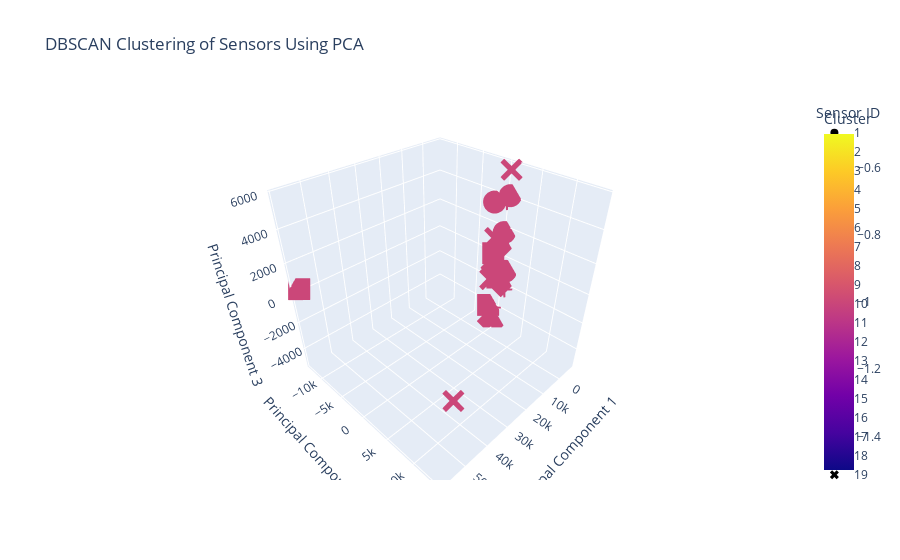

Here is the notebook cell this chart was saved with:
### Code cell
from sklearn.cluster import DBSCAN
def plot_pca_dbscan(data, sensor_id_col='Sensor ID', n_components=3, eps=0.5, min_samples=5):
    """
    Applies PCA and DBSCAN, then plots an interactive 3D scatter plot.

    Parameters:
    data (pd.DataFrame): The input DataFrame containing features and Sensor ID.
    sensor_id_col (str): The name of the column containing sensor IDs.
    n_components (int): Number of principal components to compute.
    eps (float): The maximum distance between two samples for one to be considered as in the neighborhood of the other.
    min_samples (int): The number of samples in a neighborhood for a point to be considered as a core point.

    Returns:
    None: Displays an interactive Plotly scatter plot.
    """
    # Apply PCA
    pca = PCA(n_components=n_components)
    principal_components = pca.fit_transform(data.drop(columns=[sensor_id_col]))

    # Create a DataFrame with the principal components and Sensor ID
    principal_df = pd.DataFrame(data=principal_components, columns=[f'PC{i+1}' for i in range(n_components)])
    principal_df[sensor_id_col] = data[sensor_id_col]

    # Apply DBSCAN
    dbscan = DBSCAN(eps=eps, min_samples=min_samples)
    principal_df['Cluster'] = dbscan.fit_predict(principal_df[['PC1', 'PC2', 'PC3']])

    # Create an interactive 3D scatter plot
    fig = px.scatter_3d(
        principal_df,
        x='PC1',
        y='PC2',
        z='PC3',
        color='Cluster',
        symbol=sensor_id_col,
        title='DBSCAN Clustering of Sensors Using PCA',
        labels={'PC1': 'Principal Component 1', 'PC2': 'Principal Component 2', 'PC3': 'Principal Component 3'},
        hover_data=[sensor_id_col]
    )

    # Show the plot
    fig.show()


# Plot the PCA and DBSCAN interactive plot
plot_pca_dbscan(reduced_data_corr, sensor_id_col='Sensor ID', n_components=3, eps=0.5, min_samples=2)

### Figure 1 — Plotly figure (JSON) as saved in the notebook; plotly's stock layout.template omitted (floating-point values rounded to 4 significant figures)
{"data": [{"customdata": [[1]], "hovertemplate": "Sensor ID=%{customdata[0]}<br>Principal Component 1=%{x}<br>Principal Component 2=%{y}<br>Principal Component 3=%{z}<br>Cluster=%{marker.color}<extra></extra>", "legendgroup": "1", "marker": {"color": [-1], "coloraxis": "coloraxis", "symbol": "circle"}, "mode": "markers", "name": "1", "scene": "scene", "showlegend": true, "type": "scatter3d", "x": [-6443.0], "y": [-1687.0], "z": [3484.0]}, {"customdata": [[2]], "hovertemplate": "Sensor ID=%{customdata[0]}<br>Principal Component 1=%{x}<br>Principal Component 2=%{y}<br>Principal Component 3=%{z}<br>Cluster=%{marker.color}<extra></extra>", "legendgroup": "2", "marker": {"color": [-1], "coloraxis": "coloraxis", "symbol": "diamond"}, "mode": "markers", "name": "2", "scene": "scene", "showlegend": true, "type": "scatter3d", "x": [-6459.0], "y": [-302.7], "z": [-5123.0]}, {"customdata": [[3]], "hovertemplate": "Sensor ID=%{customdata[0]}<br>Principal Component 1=%{x}<br>Principal Component 2=%{y}<br>Principal Component 3=%{z}<br>Cluster=%{marker.color}<extra></extra>", "legendgroup": "3", "marker": {"color": [-1], "coloraxis": "coloraxis", "symbol": "square"}, "mode": "markers", "name": "3", "scene": "scene", "showlegend": true, "type": "scatter3d", "x": [58460.0], "y": [-12810.0], "z": [382.3]}, {"customdata": [[4]], "hovertemplate": "Sensor ID=%{customdata[0]}<br>Principal Component 1=%{x}<br>Principal Component 2=%{y}<br>Principal Component 3=%{z}<br>Cluster=%{marker.color}<extra></extra>", "legendgroup": "4", "marker": {"color": [-1], "coloraxis": "coloraxis", "symbol": "x"}, "mode": "markers", "name": "4", "scene": "scene", "showlegend": true, "type": "scatter3d", "x": [53690.0], "y": [13810.0], "z": [-467.4]}, {"customdata": [[5]], "hovertemplate": "Sensor ID=%{customdata[0]}<br>Principal Component 1=%{x}<br>Principal Component 2=%{y}<br>Principal Component 3=%{z}<br>Cluster=%{marker.color}<extra></extra>", "legendgroup": "5", "marker": {"color": [-1], "coloraxis": "coloraxis", "symbol": "cross"}, "mode": "markers", "name": "5", "scene": "scene", "showlegend": true, "type": "scatter3d", "x": [-5715.0], "y": [-198.1], "z": [-3878.0]}, {"customdata": [[6]], "hovertemplate": "Sensor ID=%{customdata[0]}<br>Principal Component 1=%{x}<br>Principal Component 2=%{y}<br>Principal Component 3=%{z}<br>Cluster=%{marker.color}<extra></extra>", "legendgroup": "6", "marker": {"color": [-1], "coloraxis": "coloraxis", "symbol": "circle"}, "mode": "markers", "name": "6", "scene": "scene", "showlegend": true, "type": "scatter3d", "x": [-6595.0], "y": [432.0], "z": [1798.0]}, {"customdata": [[7]], "hovertemplate": "Sensor ID=%{customdata[0]}<br>Principal Component 1=%{x}<br>Principal Component 2=%{y}<br>Principal Component 3=%{z}<br>Cluster=%{marker.color}<extra></extra>", "legendgroup": "7", "marker": {"color": [-1], "coloraxis": "coloraxis", "symbol": "diamond"}, "mode": "markers", "name": "7", "scene": "scene", "showlegend": true, "type": "scatter3d", "x": [-6624.0], "y": [596.9], "z": [-1697.0]}, {"customdata": [[8]], "hovertemplate": "Sensor ID=%{customdata[0]}<br>Principal Component 1=%{x}<br>Principal Component 2=%{y}<br>Principal Component 3=%{z}<br>Cluster=%{marker.color}<extra></extra>", "legendgroup": "8", "marker": {"color": [-1], "coloraxis": "coloraxis", "symbol": "square"}, "mode": "markers", "name": "8", "scene": "scene", "showlegend": true, "type": "scatter3d", "x": [-6494.0], "y": [-1484.0], "z": [-4004.0]}, {"customdata": [[9]], "hovertemplate": "Sensor ID=%{customdata[0]}<br>Principal Component 1=%{x}<br>Principal Component 2=%{y}<br>Principal Component 3=%{z}<br>Cluster=%{marker.color}<extra></extra>", "legendgroup": "9", "marker": {"color": [-1], "coloraxis": "coloraxis", "symbol": "x"}, "mode": "markers", "name": "9", "scene": "scene", "showlegend": true, "type": "scatter3d", "x": [-6409.0], "y": [-1397.0], "z": [-1889.0]}, {"customdata": [[10]], "hovertemplate": "Sensor ID=%{customdata[0]}<br>Principal Component 1=%{x}<br>Principal Component 2=%{y}<br>Principal Component 3=%{z}<br>Cluster=%{marker.color}<extra></extra>", "legendgroup": "10", "marker": {"color": [-1], "coloraxis": "coloraxis", "symbol": "cross"}, "mode": "markers", "name": "10", "scene": "scene", "showlegend": true, "type": "scatter3d", "x": [-6536.0], "y": [1460.0], "z": [-2130.0]}, {"customdata": [[11]], "hovertemplate": "Sensor ID=%{customdata[0]}<br>Principal Component 1=%{x}<br>Principal Component 2=%{y}<br>Principal Component 3=%{z}<br>Cluster=%{marker.color}<extra></extra>", "legendgroup": "11", "marker": {"color": [-1], "coloraxis": "coloraxis", "symbol": "circle"}, "mode": "markers", "name": "11", "scene": "scene", "showlegend": true, "type": "scatter3d", "x": [-6798.0], "y": [836.0], "z": [4182.0]}, {"customdata": [[12]], "hovertemplate": "Sensor ID=%{customdata[0]}<br>Principal Component 1=%{x}<br>Principal Component 2=%{y}<br>Principal Component 3=%{z}<br>Cluster=%{marker.color}<extra></extra>", "legendgroup": "12", "marker": {"color": [-1], "coloraxis": "coloraxis", "symbol": "diamond"}, "mode": "markers", "name": "12", "scene": "scene", "showlegend": true, "type": "scatter3d", "x": [-5705.0], "y": [-153.9], "z": [799.1]}, {"customdata": [[13]], "hovertemplate": "Sensor ID=%{customdata[0]}<br>Principal Component 1=%{x}<br>Principal Component 2=%{y}<br>Principal Component 3=%{z}<br>Cluster=%{marker.color}<extra></extra>", "legendgroup": "13", "marker": {"color": [-1], "coloraxis": "coloraxis", "symbol": "square"}, "mode": "markers", "name": "13", "scene": "scene", "showlegend": true, "type": "scatter3d", "x": [-5733.0], "y": [160.7], "z": [-1403.0]}, {"customdata": [[14]], "hovertemplate": "Sensor ID=%{customdata[0]}<br>Principal Component 1=%{x}<br>Principal Component 2=%{y}<br>Principal Component 3=%{z}<br>Cluster=%{marker.color}<extra></extra>", "legendgroup": "14", "marker": {"color": [-1], "coloraxis": "coloraxis", "symbol": "x"}, "mode": "markers", "name": "14", "scene": "scene", "showlegend": true, "type": "scatter3d", "x": [-5724.0], "y": [977.6], "z": [5743.0]}, {"customdata": [[15]], "hovertemplate": "Sensor ID=%{customdata[0]}<br>Principal Component 1=%{x}<br>Principal Component 2=%{y}<br>Principal Component 3=%{z}<br>Cluster=%{marker.color}<extra></extra>", "legendgroup": "15", "marker": {"color": [-1], "coloraxis": "coloraxis", "symbol": "cross"}, "mode": "markers", "name": "15", "scene": "scene", "showlegend": true, "type": "scatter3d", "x": [-5557.0], "y": [745.2], "z": [3838.0]}, {"customdata": [[16]], "hovertemplate": "Sensor ID=%{customdata[0]}<br>Principal Component 1=%{x}<br>Principal Component 2=%{y}<br>Principal Component 3=%{z}<br>Cluster=%{marker.color}<extra></extra>", "legendgroup": "16", "marker": {"color": [-1], "coloraxis": "coloraxis", "symbol": "circle"}, "mode": "markers", "name": "16", "scene": "scene", "showlegend": true, "type": "scatter3d", "x": [-6446.0], "y": [1291.0], "z": [-776.2]}, {"customdata": [[17]], "hovertemplate": "Sensor ID=%{customdata[0]}<br>Principal Component 1=%{x}<br>Principal Component 2=%{y}<br>Principal Component 3=%{z}<br>Cluster=%{marker.color}<extra></extra>", "legendgroup": "17", "marker": {"color": [-1], "coloraxis": "coloraxis", "symbol": "diamond"}, "mode": "markers", "name": "17", "scene": "scene", "showlegend": true, "type": "scatter3d", "x": [-6402.0], "y": [-446.3], "z": [-817.2]}, {"customdata": [[18]], "hovertemplate": "Sensor ID=%{customdata[0]}<br>Principal Component 1=%{x}<br>Principal Component 2=%{y}<br>Principal Component 3=%{z}<br>Cluster=%{marker.color}<extra></extra>", "legendgroup": "18", "marker": {"color": [-1], "coloraxis": "coloraxis", "symbol": "square"}, "mode": "markers", "name": "18", "scene": "scene", "showlegend": true, "type": "scatter3d", "x": [-5782.0], "y": [-1031.0], "z": [182.1]}, {"customdata": [[19]], "hovertemplate": "Sensor ID=%{customdata[0]}<br>Principal Component 1=%{x}<br>Principal Component 2=%{y}<br>Principal Component 3=%{z}<br>Cluster=%{marker.color}<extra></extra>", "legendgroup": "19", "marker": {"color": [-1], "coloraxis": "coloraxis", "symbol": "x"}, "mode": "markers", "name": "19", "scene": "scene", "showlegend": true, "type": "scatter3d", "x": [-6758.0], "y": [-1164.0], "z": [1152.0]}, {"customdata": [[20]], "hovertemplate": "Sensor ID=%{customdata[0]}<br>Principal Component 1=%{x}<br>Principal Component 2=%{y}<br>Principal Component 3=%{z}<br>Cluster=%{marker.color}<extra></extra>", "legendgroup": "20", "marker": {"color": [-1], "coloraxis": "coloraxis", "symbol": "cross"}, "mode": "markers", "name": "20", "scene": "scene", "showlegend": true, "type": "scatter3d", "x": [-5966.0], "y": [355.4], "z": [622.8]}], "layout": {"coloraxis": {"colorbar": {"title": {"text": "Cluster"}}, "colorscale": [[0, "#0d0887"], [0.1111, "#46039f"], [0.2222, "#7201a8"], [0.3333, "#9c179e"], [0.4444, "#bd3786"], [0.5556, "#d8576b"], [0.6667, "#ed7953"], [0.7778, "#fb9f3a"], [0.8889, "#fdca26"], [1, "#f0f921"]]}, "legend": {"title": {"text": "Sensor ID"}, "tracegroupgap": 0}, "scene": {"domain": {"x": [0, 1], "y": [0, 1]}, "xaxis": {"title": {"text": "Principal Component 1"}}, "yaxis": {"title": {"text": "Principal Component 2"}}, "zaxis": {"title": {"text": "Principal Component 3"}}}, "title": {"text": "DBSCAN Clustering of Sensors Using PCA"}}}
